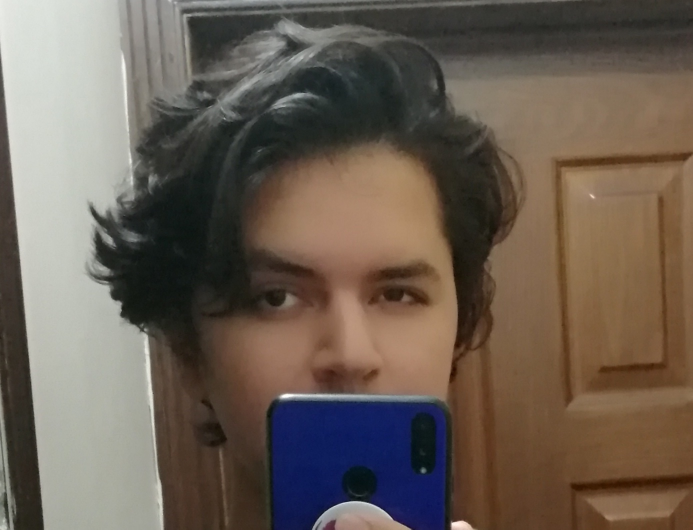
#> input picture Dataset/Sameed/21_IMG_20201021_124544.jpg, 1385 x 1059 px, found by its file name (shown at 1/2 size); its folder holds only this picture in this run
$ jupyter execute --allow-errors Detecting_Cropping_Faces.ipynb   (shell and % lines are left out)
#> lines starting #> are read from the running program, lines starting #| are printed output that depends on the picture
#> further down, image is the input picture: shape (1059, 1385, 3); mean B, G, R 84, 95.1, 107.4
#> `gray = cv2.cvtColor(image, cv2.COLOR_BGR2GRAY)`:
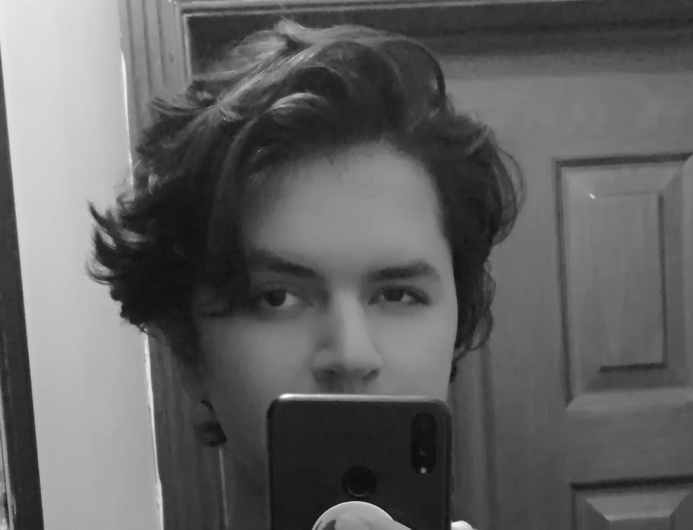
#> gray: shape (1059, 1385) (shown at 1/2 size); min 10, max 255, mean 97.5
#> `faces = faceCascade.detectMultiScale( gray, scaleFactor=1.3, minNeighb..`: faces = [[377, 338, 635, 635]]
Imports

[cell 1]
import cv2
import numpy as np
import pandas as pd
import os
import math

[cell 2]
#Path to the raw images
path_sameed_raw = "C:\\Users\\Sameed\\Desktop\\ML_Overall_Work\\Dataset\\Sameed"
path_unknown_raw = "C:\\Users\\Sameed\\Desktop\\ML_Overall_Work\\Dataset\\Unknown"

#Get the names of all the images
images_sameed = os.listdir(path_sameed_raw)
#> (the rest of this cell did not finish here and is left out)

[cell 3]
sameed_ages = []

#> (the rest of this cell did not finish here and is left out)


$ run again, on Dataset/Sameed/21_IMG_20210816_130653.jpg
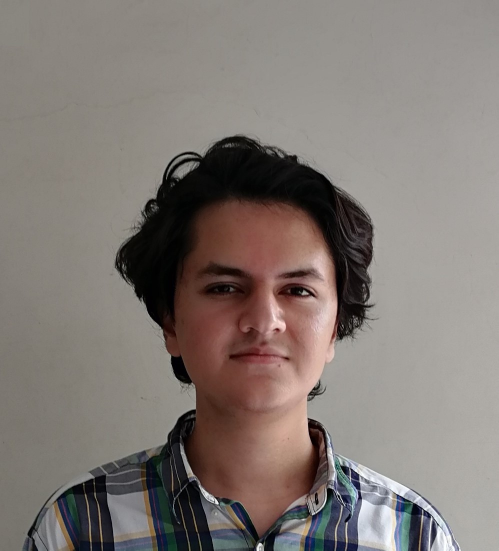
#> input picture Dataset/Sameed/21_IMG_20210816_130653.jpg, 997 x 1101 px, found by its file name (shown at 1/2 size)
#> image is the input picture: shape (1101, 997, 3); mean B, G, R 116, 120.9, 129.2
#> `gray = cv2.cvtColor(image, cv2.COLOR_BGR2GRAY)`:
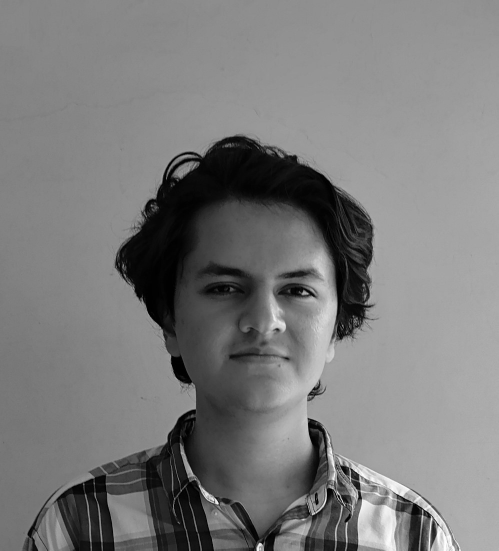
#> gray: shape (1101, 997) (shown at 1/2 size); min 0, max 255, mean 122.8
#> faces = [[321, 419, 408, 408]]

$ run again, on Dataset/Sameed/21_IMG_20211225_165314.jpg
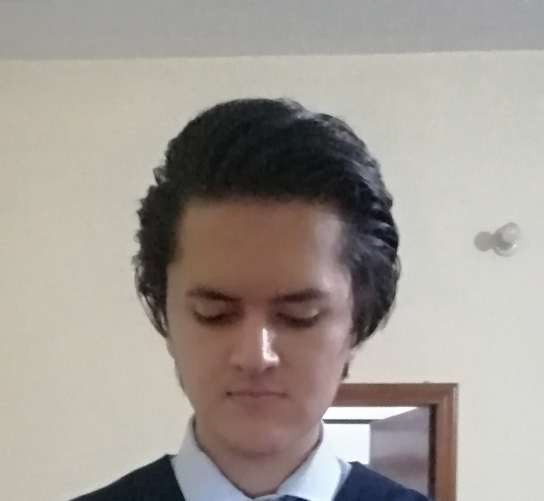
#> input picture Dataset/Sameed/21_IMG_20211225_165314.jpg, 1088 x 1001 px, found by its file name (shown at 1/2 size)
#> image is the input picture: shape (1001, 1088, 3); mean B, G, R 148.9, 155.4, 162
#> `gray = cv2.cvtColor(image, cv2.COLOR_BGR2GRAY)`:
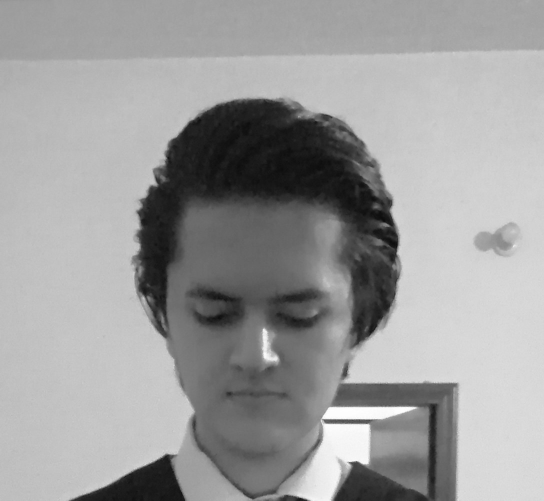
#> gray: shape (1001, 1088) (shown at 1/2 size); min 8, max 255, mean 156.6
#> faces = [[306, 475, 418, 418]]

$ run again, on Dataset/Sameed/22_IMG-20220716-WA0006.jpg
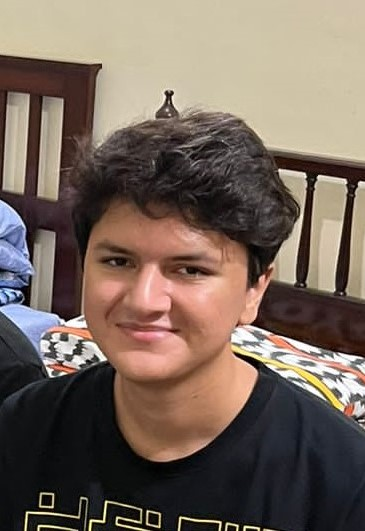
#> input picture Dataset/Sameed/22_IMG-20220716-WA0006.jpg, 365 x 531 px, found by its file name
#> image is the input picture: shape (531, 365, 3); mean B, G, R 92, 103, 118.6
#> `gray = cv2.cvtColor(image, cv2.COLOR_BGR2GRAY)`:
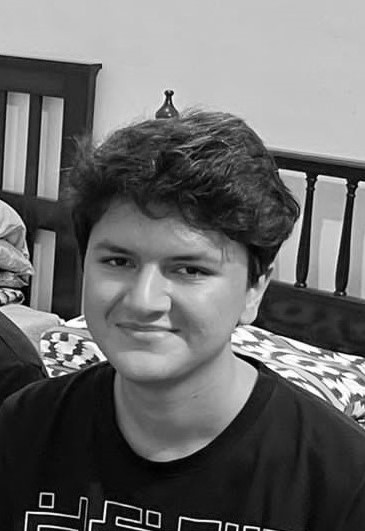
#> gray: shape (531, 365); min 0, max 255, mean 106.4
#> faces = [[70, 202, 171, 171]]

$ run again, on Dataset/Sameed/21_IMG_20210207_222330.jpg
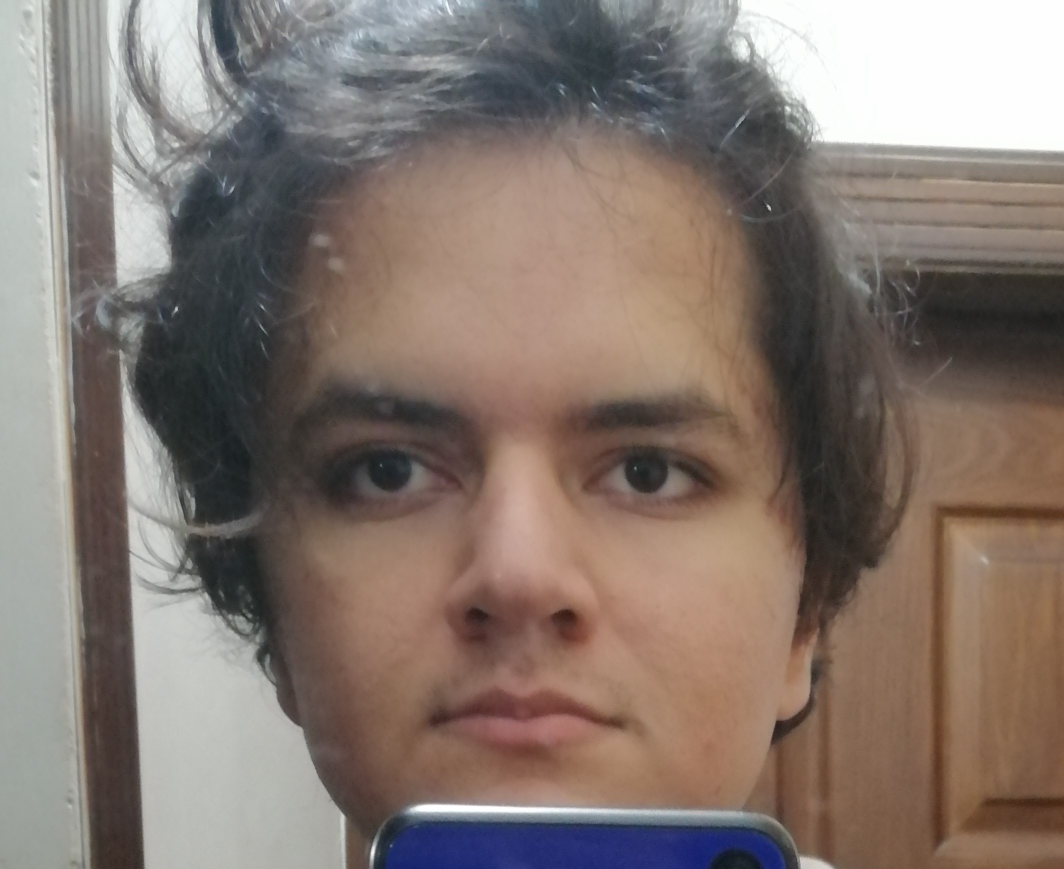
#> input picture Dataset/Sameed/21_IMG_20210207_222330.jpg, 2128 x 1738 px, found by its file name (shown at 1/2 size)
#> image is the input picture: shape (1738, 2128, 3); mean B, G, R 111.4, 119.1, 132.8
#> `gray = cv2.cvtColor(image, cv2.COLOR_BGR2GRAY)`:
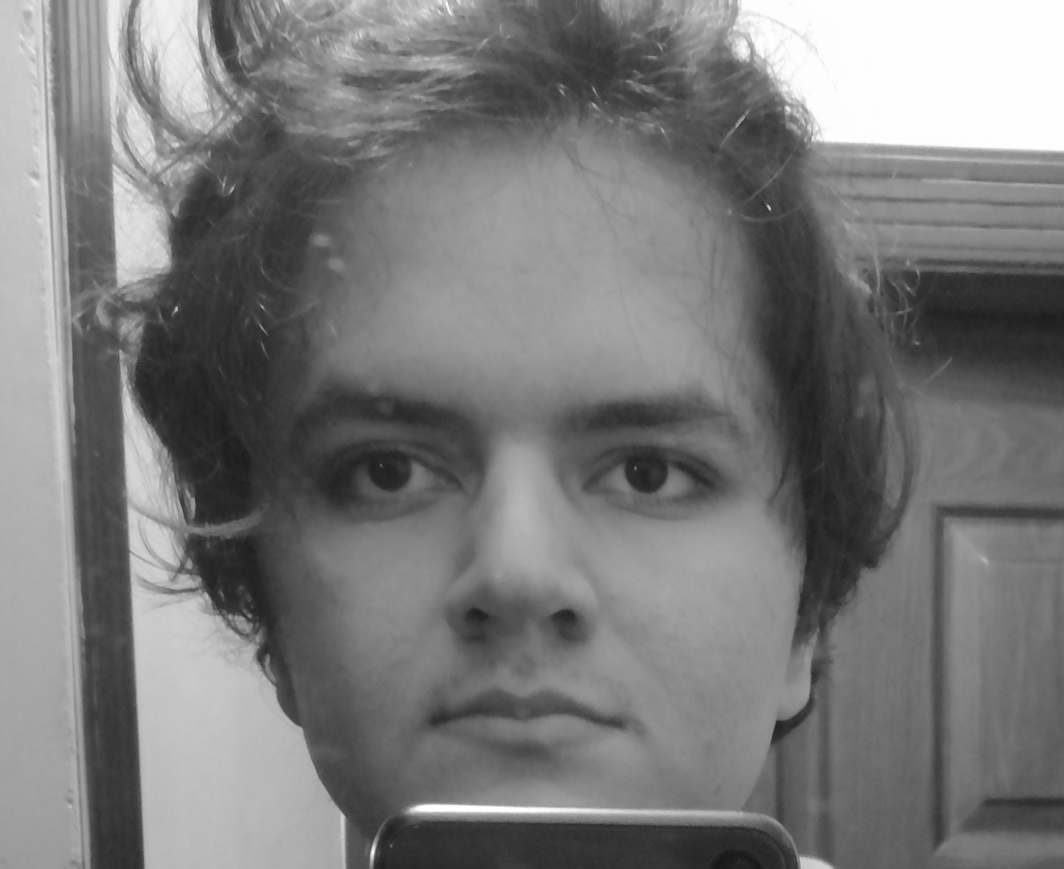
#> gray: shape (1738, 2128) (shown at 1/2 size); min 17, max 255, mean 122.3
#> faces = [[442, 454, 1211, 1211]]
